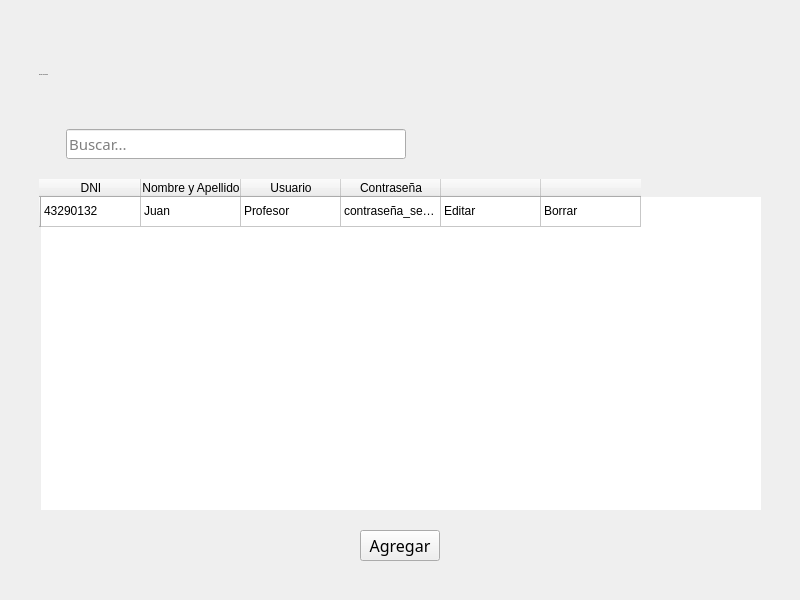
<?xml version="1.0" encoding="UTF-8"?>
<ui version="4.0">
 <class>MainWindow</class>
 <widget class="QMainWindow" name="MainWindow">
  <property name="geometry">
   <rect>
    <x>0</x>
    <y>0</y>
    <width>800</width>
    <height>600</height>
   </rect>
  </property>
  <property name="windowTitle">
   <string>MainWindow</string>
  </property>
  <property name="styleSheet">
   <string notr="true">@import url('https://fonts.googleapis.com/css2?family=Oswald:wght@200;400;700&amp;display=swap');

*{
    font-family: 'Raleway-blod';
    font-weight: 400;
}

QMenuBar{

    background-color: #293045;
    padding: 0;    
    text-transform: capitalize;
    font-size: 14px;
    color:white;
    display: flex;
    flex-direction: column;

}

QMenuBar:item{
    padding: 17px;
    border-radius: 10px;

}

QMenuBar:item:selected{
    background-color: #768AC5;
    color:black;
    border-radius: 5px;
    margin: 10px;
    
    

}

QMenu{
    background-color: #293045;

    color: white;
}

QMenu:item{
    padding: 5px;
    border-radius: 5px;
}

QMenu:item:selected{
    background-color: #768AC5;
    color:white;

}
Qmenu#icon{
   icon:size 40px; 
    
}


QRadioButton:indicator{
    border-style: solid;
    border-color:  #293045;
    border-radius: 6%;
    border-width:  2px;
    background-color: #BABFCE;
}
QRadioButton::indicator:checked{
    background-color: #768AC5;
}

#label{
    font-size: 20px;
}

QLineEdit{
    border-radius: 5px;
    background-color: #BABFCE;
    
}

#title{
    width: 100px;
    height: 200px;
}



QPushButton{
    border-color:#293045;
    border-style: solid;
    border-width: 1px;
    border-radius: 5px;
    background-color: #BABFCE;
    color:#293045;

}
QPushButton:hover{
    background-color:#768AC5;
    color:aliceblue;
}
QPushButton:pressed {
    background-color: #293045;

}

#pushButton_5{
    padding: 10px;
    background-color: #768AC5;
    border-radius: 15%;
}

#pushButton_2,#pushButton_3,#pushButton_4{
    width: 65px;
    height: 30px;
}

</string>
  </property>
  <widget class="QWidget" name="centralwidget">
   <layout class="QGridLayout" name="gridLayout_2">
    <item row="0" column="0">
     <layout class="QVBoxLayout" name="verticalLayout">
      <property name="spacing">
       <number>20</number>
      </property>
      <property name="leftMargin">
       <number>30</number>
      </property>
      <property name="topMargin">
       <number>30</number>
      </property>
      <property name="rightMargin">
       <number>30</number>
      </property>
      <property name="bottomMargin">
       <number>30</number>
      </property>
      <item>
       <widget class="QLabel" name="label">
        <property name="sizePolicy">
         <sizepolicy hsizetype="Fixed" vsizetype="Fixed">
          <horstretch>0</horstretch>
          <verstretch>0</verstretch>
         </sizepolicy>
        </property>
        <property name="minimumSize">
         <size>
          <width>0</width>
          <height>70</height>
         </size>
        </property>
        <property name="font">
         <font>
          <family>Raleway-blod</family>
          <pointsize>-1</pointsize>
          <bold>false</bold>
         </font>
        </property>
        <property name="text">
         <string>Gestión de usuarios</string>
        </property>
       </widget>
      </item>
      <item>
       <layout class="QHBoxLayout" name="horizontalLayout_2">
        <item>
         <widget class="QLabel" name="label_2">
          <property name="sizePolicy">
           <sizepolicy hsizetype="Fixed" vsizetype="Fixed">
            <horstretch>0</horstretch>
            <verstretch>0</verstretch>
           </sizepolicy>
          </property>
          <property name="text">
           <string/>
          </property>
          <property name="pixmap">
           <pixmap>lupa.png</pixmap>
          </property>
         </widget>
        </item>
        <item>
         <widget class="QLineEdit" name="lineEdit">
          <property name="sizePolicy">
           <sizepolicy hsizetype="Maximum" vsizetype="Fixed">
            <horstretch>0</horstretch>
            <verstretch>0</verstretch>
           </sizepolicy>
          </property>
          <property name="minimumSize">
           <size>
            <width>340</width>
            <height>0</height>
           </size>
          </property>
          <property name="font">
           <font>
            <family>Raleway-blod</family>
            <pointsize>11</pointsize>
            <bold>false</bold>
           </font>
          </property>
          <property name="styleSheet">
           <string notr="true"/>
          </property>
          <property name="placeholderText">
           <string>Buscar...</string>
          </property>
         </widget>
        </item>
        <item>
         <spacer name="horizontalSpacer_2">
          <property name="orientation">
           <enum>Qt::Horizontal</enum>
          </property>
          <property name="sizeHint" stdset="0">
           <size>
            <width>40</width>
            <height>20</height>
           </size>
          </property>
         </spacer>
        </item>
       </layout>
      </item>
      <item>
       <widget class="QTableWidget" name="tableWidget">
        <property name="sizePolicy">
         <sizepolicy hsizetype="Expanding" vsizetype="Expanding">
          <horstretch>0</horstretch>
          <verstretch>0</verstretch>
         </sizepolicy>
        </property>
        <property name="frameShape">
         <enum>QFrame::NoFrame</enum>
        </property>
        <property name="frameShadow">
         <enum>QFrame::Plain</enum>
        </property>
        <property name="sortingEnabled">
         <bool>true</bool>
        </property>
        <row>
         <property name="text">
          <string/>
         </property>
        </row>
        <column>
         <property name="text">
          <string>DNI</string>
         </property>
        </column>
        <column>
         <property name="text">
          <string>Nombre y Apellido</string>
         </property>
        </column>
        <column>
         <property name="text">
          <string>Usuario</string>
         </property>
        </column>
        <column>
         <property name="text">
          <string>Contraseña</string>
         </property>
        </column>
        <column>
         <property name="text">
          <string/>
         </property>
        </column>
        <column>
         <property name="text">
          <string/>
         </property>
        </column>
        <item row="0" column="0">
         <property name="text">
          <string>43290132</string>
         </property>
        </item>
        <item row="0" column="1">
         <property name="text">
          <string>Juan </string>
         </property>
        </item>
        <item row="0" column="2">
         <property name="text">
          <string>Profesor</string>
         </property>
        </item>
        <item row="0" column="3">
         <property name="text">
          <string>contraseña_segura</string>
         </property>
        </item>
        <item row="0" column="4">
         <property name="text">
          <string>Editar</string>
         </property>
        </item>
        <item row="0" column="5">
         <property name="text">
          <string>Borrar</string>
         </property>
        </item>
       </widget>
      </item>
      <item>
       <layout class="QHBoxLayout" name="horizontalLayout">
        <property name="leftMargin">
         <number>60</number>
        </property>
        <property name="rightMargin">
         <number>60</number>
        </property>
        <item>
         <spacer name="horizontalSpacer">
          <property name="orientation">
           <enum>Qt::Horizontal</enum>
          </property>
          <property name="sizeHint" stdset="0">
           <size>
            <width>40</width>
            <height>20</height>
           </size>
          </property>
         </spacer>
        </item>
        <item>
         <widget class="QPushButton" name="pushButton_2">
          <property name="font">
           <font>
            <family>Raleway-blod</family>
            <pointsize>12</pointsize>
            <bold>false</bold>
           </font>
          </property>
          <property name="styleSheet">
           <string notr="true"/>
          </property>
          <property name="text">
           <string>Agregar</string>
          </property>
         </widget>
        </item>
        <item>
         <spacer name="horizontalSpacer_3">
          <property name="orientation">
           <enum>Qt::Horizontal</enum>
          </property>
          <property name="sizeHint" stdset="0">
           <size>
            <width>40</width>
            <height>20</height>
           </size>
          </property>
         </spacer>
        </item>
       </layout>
      </item>
     </layout>
    </item>
   </layout>
  </widget>
 </widget>
 <resources/>
 <connections/>
</ui>
